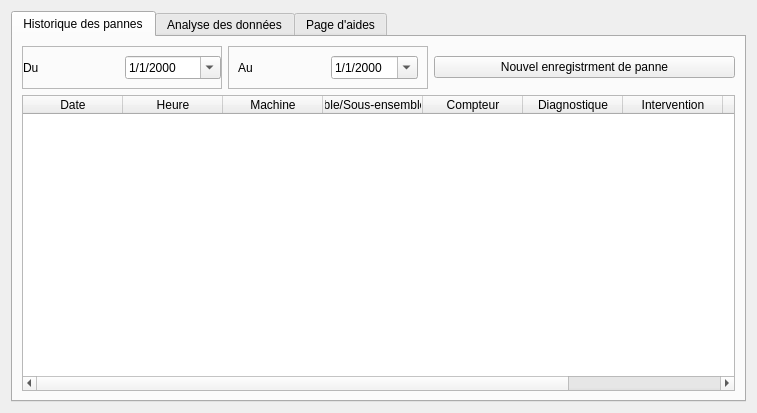
<?xml version="1.0" encoding="UTF-8"?>
<ui version="4.0">
 <class>PanneAnalyseController</class>
 <widget class="QWidget" name="PanneAnalyseController">
  <property name="geometry">
   <rect>
    <x>0</x>
    <y>0</y>
    <width>757</width>
    <height>413</height>
   </rect>
  </property>
  <property name="windowTitle">
   <string>Form</string>
  </property>
  <layout class="QHBoxLayout" name="horizontalLayout">
   <item>
    <widget class="QTabWidget" name="tabWidget">
     <property name="currentIndex">
      <number>0</number>
     </property>
     <widget class="QWidget" name="storyTab">
      <attribute name="icon">
       <iconset>
        <normalon>:/assets/images/Calender.png</normalon>
       </iconset>
      </attribute>
      <attribute name="title">
       <string>Historique des pannes</string>
      </attribute>
      <layout class="QVBoxLayout" name="verticalLayout">
       <item>
        <layout class="QHBoxLayout" name="horizontalLayout_4">
         <item>
          <widget class="QFrame" name="frame">
           <property name="maximumSize">
            <size>
             <width>200</width>
             <height>16777215</height>
            </size>
           </property>
           <property name="frameShape">
            <enum>QFrame::StyledPanel</enum>
           </property>
           <property name="frameShadow">
            <enum>QFrame::Raised</enum>
           </property>
           <layout class="QHBoxLayout" name="horizontalLayout_2">
            <property name="leftMargin">
             <number>0</number>
            </property>
            <property name="topMargin">
             <number>0</number>
            </property>
            <property name="rightMargin">
             <number>0</number>
            </property>
            <property name="bottomMargin">
             <number>0</number>
            </property>
            <item>
             <widget class="QLabel" name="label">
              <property name="text">
               <string>Du</string>
              </property>
             </widget>
            </item>
            <item>
             <widget class="QDateEdit" name="beginDate">
              <property name="displayFormat">
               <string>d/M/yyyy</string>
              </property>
              <property name="calendarPopup">
               <bool>true</bool>
              </property>
              <property name="timeSpec">
               <enum>Qt::LocalTime</enum>
              </property>
             </widget>
            </item>
           </layout>
          </widget>
         </item>
         <item>
          <widget class="QFrame" name="frame_2">
           <property name="maximumSize">
            <size>
             <width>200</width>
             <height>16777215</height>
            </size>
           </property>
           <property name="frameShape">
            <enum>QFrame::StyledPanel</enum>
           </property>
           <property name="frameShadow">
            <enum>QFrame::Raised</enum>
           </property>
           <layout class="QHBoxLayout" name="horizontalLayout_3">
            <item>
             <widget class="QLabel" name="label_2">
              <property name="text">
               <string>Au</string>
              </property>
             </widget>
            </item>
            <item>
             <widget class="QDateEdit" name="endDate">
              <property name="displayFormat">
               <string>d/M/yyyy</string>
              </property>
              <property name="calendarPopup">
               <bool>true</bool>
              </property>
              <property name="timeSpec">
               <enum>Qt::LocalTime</enum>
              </property>
             </widget>
            </item>
           </layout>
          </widget>
         </item>
         <item>
          <widget class="QPushButton" name="newBtn">
           <property name="text">
            <string>Nouvel enregistrment de panne</string>
           </property>
          </widget>
         </item>
        </layout>
       </item>
       <item>
        <widget class="QTableWidget" name="storyTable">
         <attribute name="horizontalHeaderShowSortIndicator" stdset="0">
          <bool>true</bool>
         </attribute>
         <column>
          <property name="text">
           <string>Date</string>
          </property>
         </column>
         <column>
          <property name="text">
           <string>Heure</string>
          </property>
         </column>
         <column>
          <property name="text">
           <string>Machine</string>
          </property>
         </column>
         <column>
          <property name="text">
           <string>Ensemble/Sous-ensemble/Piece</string>
          </property>
         </column>
         <column>
          <property name="text">
           <string>Compteur</string>
          </property>
         </column>
         <column>
          <property name="text">
           <string>Diagnostique</string>
          </property>
         </column>
         <column>
          <property name="text">
           <string>Intervention</string>
          </property>
         </column>
         <column>
          <property name="text">
           <string>Remarques</string>
          </property>
         </column>
         <column>
          <property name="text">
           <string>Action</string>
          </property>
         </column>
        </widget>
       </item>
      </layout>
     </widget>
     <widget class="QWidget" name="analyseTab">
      <attribute name="icon">
       <iconset>
        <normalon>:/assets/images/Preferences.png</normalon>
       </iconset>
      </attribute>
      <attribute name="title">
       <string>Analyse des données</string>
      </attribute>
     </widget>
     <widget class="QWidget" name="helpTab">
      <attribute name="icon">
       <iconset>
        <normalon>:/assets/images/Info.png</normalon>
       </iconset>
      </attribute>
      <attribute name="title">
       <string>Page d'aides</string>
      </attribute>
     </widget>
    </widget>
   </item>
  </layout>
 </widget>
 <resources/>
 <connections/>
</ui>
